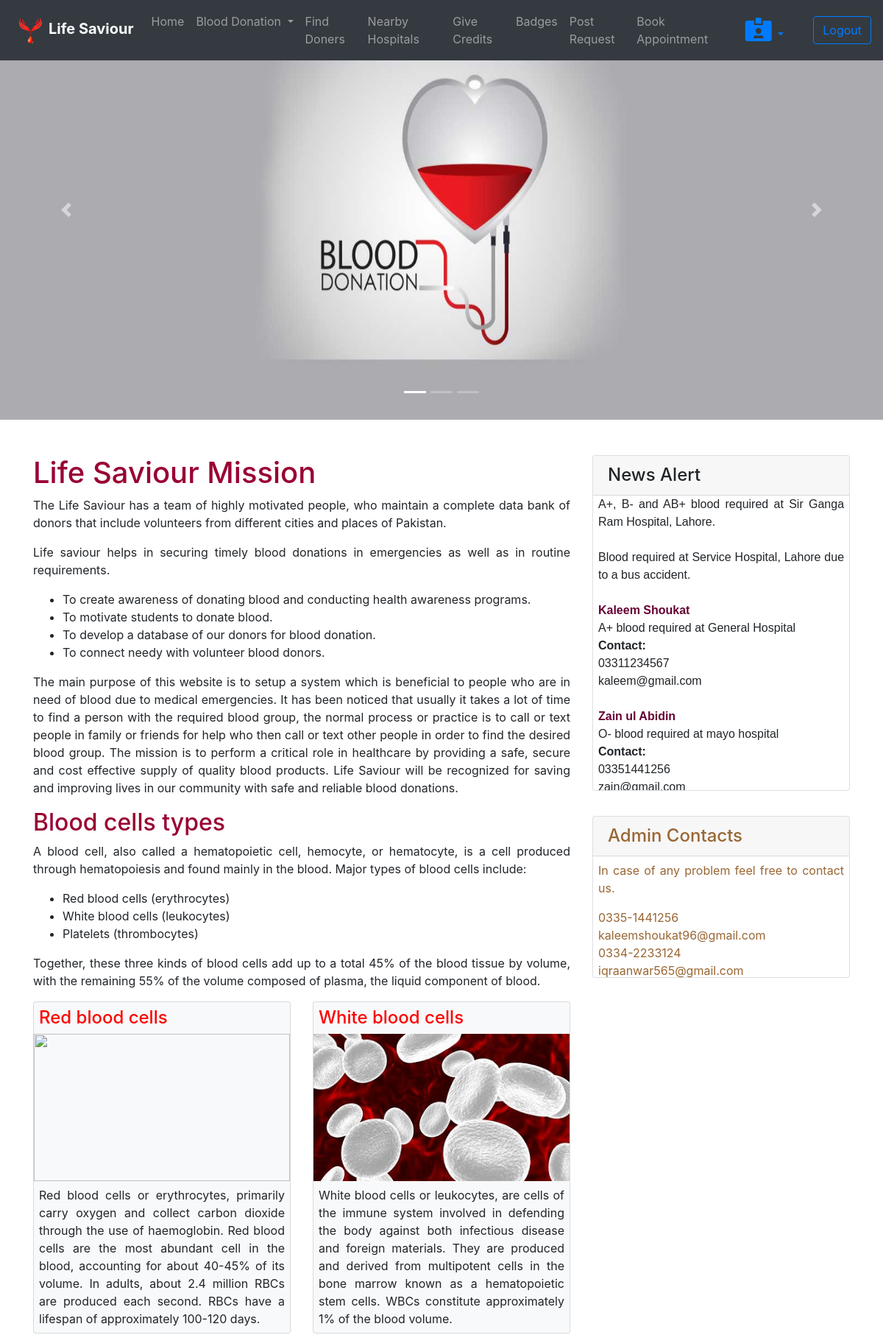
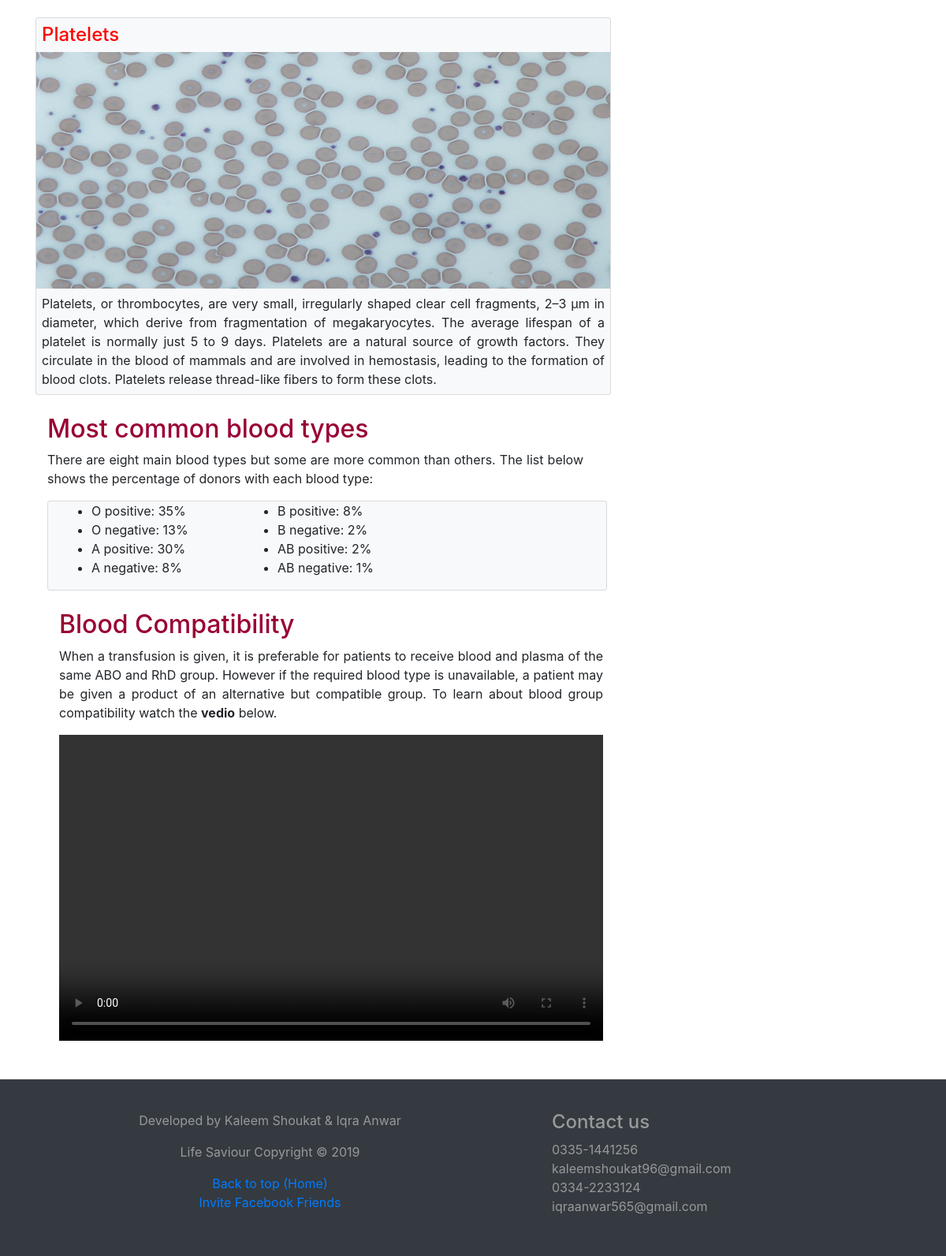
The app's page /home.php with its own data (2 pictures, top to bottom).
### tables this page shows
CREATE TABLE `news` (
  `id` int(1) NOT NULL,
  `news` varchar(200) NOT NULL
);

CREATE TABLE `blood_request` (
  `id` int(2) NOT NULL,
  `name` varchar(20) NOT NULL,
  `email` varchar(255) NOT NULL,
  `num` varchar(11) NOT NULL,
  `request` varchar(200) NOT NULL
);

### includes/getnews.php (the view)
<?php
	$con = mysqli_connect('localhost', 'root', '12345678', 'lifesaviour');
	$s= "SELECT * FROM news";
	$result= mysqli_query($con, $s);
	while( $row = mysqli_fetch_assoc($result)){
		echo $row['news']."<br><br>";
	}
	$s= "SELECT * FROM blood_request";
	$result= mysqli_query($con, $s);
	while( $row = mysqli_fetch_assoc($result)){
		echo "<b style=\"color: #660033\">".$row['name']."</b><br>";
		echo $row['request']."<br>";
		echo "<b>Contact:</b><br>";
		echo $row['num']."<br>";
		echo $row['email']."<br><br>";
	}
?>

### records on screen
news: news "A+, B- and AB+ blood required at Sir Ganga Ram Hospital, Lahore."
news: news "Blood required at Service Hospital, Lahore due to a bus accident."
blood_request: name "Kaleem Shoukat", request "A+ blood required at General Hospital", num "03311234567", email "kaleem@gmail.com"
blood_request: name "Zain ul Abidin", request "O- blood required at mayo hospital", num "03351441256", email "zain@gmail.com"
